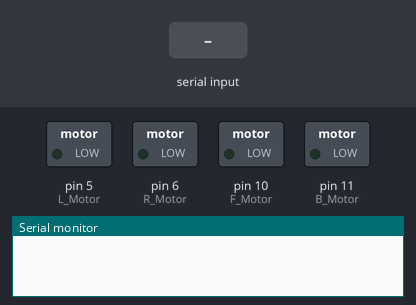
A sketch run on a simulated Arduino Uno, built with avr-gcc and run on an emulated ATmega328P. Parts: switched loads named in the sketch (green lamp = pin HIGH), the last lines printed to the serial monitor. Inputs (shaded band) come from the test bench.

Above: at 1.2 s.
1.3 s: "w" received over the second serial link
At 2.1 s:
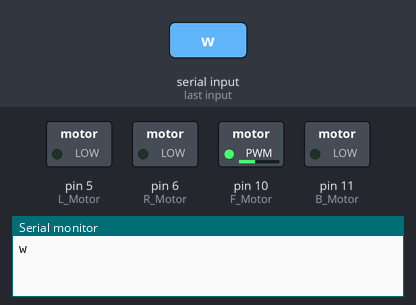
2.8 s: "l" received over the second serial link
At 3.3 s:
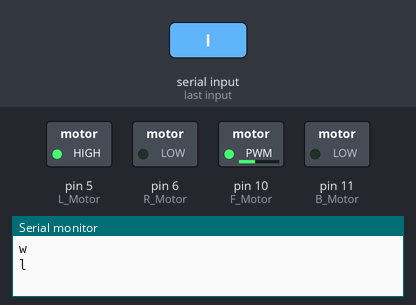
4.3 s: "q" received over the second serial link
At 5.5 s:
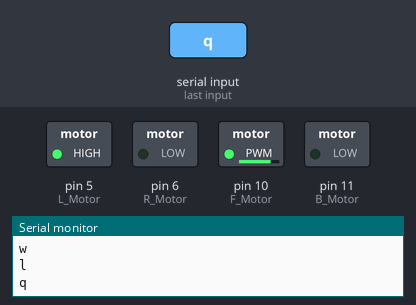
5.8 s: "r" received over the second serial link
At 6.8 s:
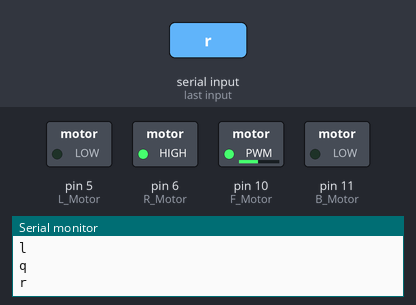
7.3 s: "s" received over the second serial link
At 7.9 s:
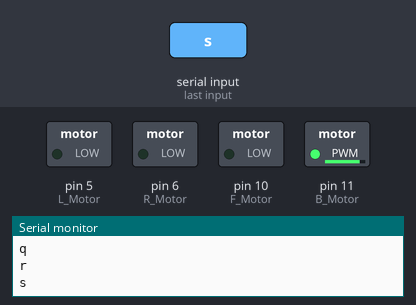
8.8 s: "a" received over the second serial link
At 10.2 s:
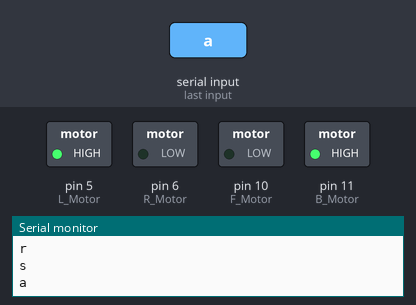
Timing chart, 0 to 11.3 s (numbered marks = the images above; inputs shaded):
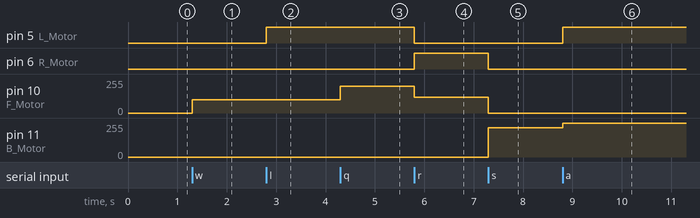

The sketch:

RC_Code.ino
```cpp
/* Autonomous Vehicle */
#include <SoftwareSerial.h>

// Bluetooth communication
#define TXD 2
#define RXD 3

#define SPEED 160
#define ROTATE 255
#define STOP 0

SoftwareSerial bluetooth(TXD, RXD);

const int F_Motor = 10;
const int B_Motor = 11;

const int L_Motor = 5;
const int R_Motor = 6;

char direction;

void setup()
{
  Serial.begin(9600);
  bluetooth.begin(9600);

  // Motor PinMode
  pinMode(F_Motor, OUTPUT);
  pinMode(B_Motor, OUTPUT);
  pinMode(L_Motor, OUTPUT);
  pinMode(R_Motor, OUTPUT);

  // initial Motor
  digitalWrite(F_Motor, LOW);
  digitalWrite(B_Motor, LOW);
  digitalWrite(L_Motor, LOW);
  digitalWrite(R_Motor, LOW);

  // Check a AT Commands
  // Serial.println("Enter AT Commands :");
}

void loop()
{
  /* Set a Bluetooth HC-06 Code */
  // if(bluetooth.available())
  // {
  //   Serial.write(bluetooth.read());
  // }
  // if(Serial.available())
  // {
  //   bluetooth.write(Serial.read());
  // }

  /* Motor Control */
  if(bluetooth.available())
  {
    direction = bluetooth.read();
    Serial.println(direction);
    for (int i = 180; i > 100; i--)
    {
      switch(direction)
      {
        case 'w':
          analogWrite(F_Motor, i);
          analogWrite(B_Motor, STOP);
          analogWrite(R_Motor, STOP);
          analogWrite(L_Motor, STOP);
          break;

        case 'l':
          analogWrite(F_Motor, i);
          analogWrite(B_Motor, STOP);
          analogWrite(R_Motor, STOP);
          analogWrite(L_Motor, ROTATE);
          break;

        case 'q':
          analogWrite(F_Motor, 200);
          analogWrite(B_Motor, STOP);
          analogWrite(L_Motor, ROTATE);
          analogWrite(R_Motor, STOP);
          break;

        case 'r':
          analogWrite(F_Motor, 120);
          analogWrite(B_Motor, STOP);
          analogWrite(R_Motor, ROTATE);
          analogWrite(L_Motor, STOP);
          break;

        case 'e':
          analogWrite(F_Motor, 120);
          analogWrite(B_Motor, STOP);
          analogWrite(R_Motor, ROTATE);
          analogWrite(L_Motor, STOP);
          break;

        case 's':
          analogWrite(F_Motor, STOP);
          analogWrite(B_Motor, 220);
          analogWrite(R_Motor, STOP);
          analogWrite(L_Motor, STOP);
          break;

        case 'a':
          digitalWrite(F_Motor, LOW);
          digitalWrite(B_Motor, HIGH);
          digitalWrite(R_Motor, LOW);
          digitalWrite(L_Motor, HIGH);
          break;

        case 'd':
          digitalWrite(F_Motor, LOW);
          digitalWrite(B_Motor, HIGH);
          digitalWrite(R_Motor, HIGH);
          digitalWrite(L_Motor, LOW);
          break;


        case 't':
          digitalWrite(F_Motor, LOW);
          digitalWrite(B_Motor, LOW);
          digitalWrite(L_Motor, LOW);
          digitalWrite(R_Motor, LOW);
          break;

        default:
          digitalWrite(F_Motor, LOW);
          digitalWrite(B_Motor, LOW);
          digitalWrite(L_Motor, LOW);
          digitalWrite(R_Motor, LOW);
          break;
      }
    }
  }
}
```

Measured:
- after the input at 1.3 s, pin 10 (F_Motor): 0/255 → 101/255 at once
- after the input at 2.8 s, pin 5 (L_Motor): LOW → HIGH at once
- after the input at 4.3 s, pin 10 (F_Motor): 101/255 → 200/255 at once
- after the input at 5.8 s, pin 5 (L_Motor): HIGH → LOW at once; pin 6 (R_Motor): LOW → HIGH at once; pin 10 (F_Motor): 200/255 → 120/255 at once
- after the input at 7.3 s, pin 6 (R_Motor): HIGH → LOW at once; pin 10 (F_Motor): 120/255 → 0/255 at once; pin 11 (B_Motor): 0/255 → 220/255 at once
- after the input at 8.8 s, pin 5 (L_Motor): LOW → HIGH at once; pin 11 (B_Motor): 220/255 → 255/255 at once
